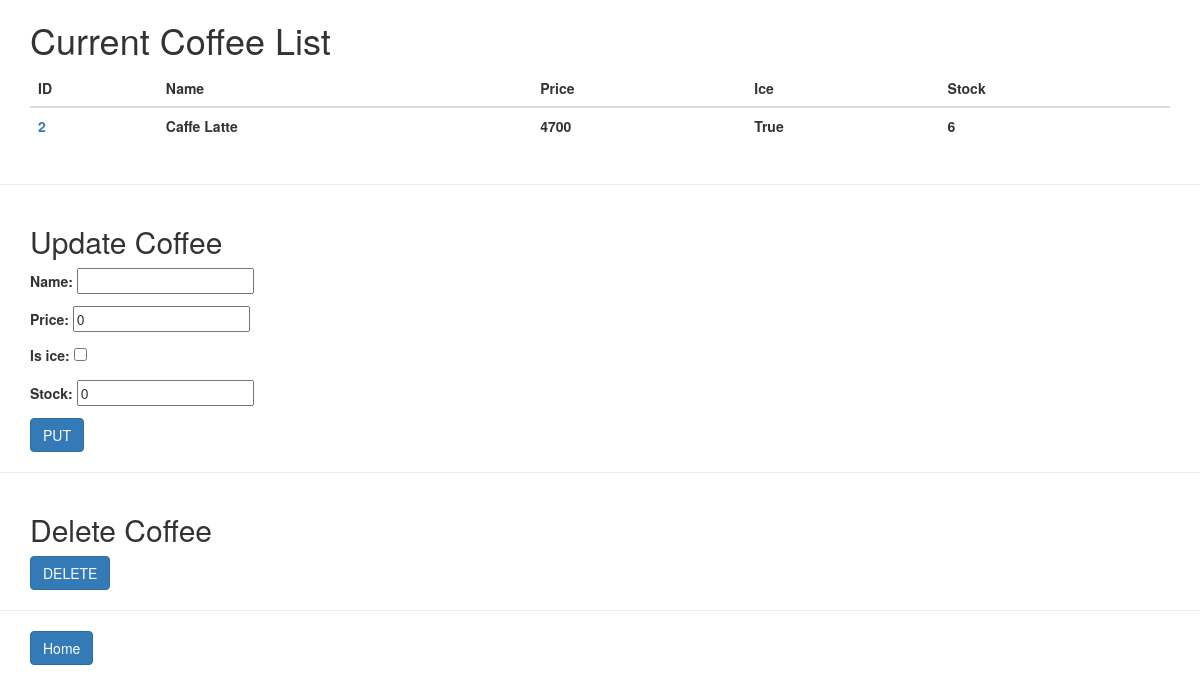
The app's page /coffees/2/ with its own data.
### stock/models.py (models this page shows, shortened)
class Coffee(models.Model):
    cid = models.AutoField(primary_key=True)
    name = models.CharField(default="", max_length=30, unique=True)
    price = models.IntegerField(default=0)
    is_ice = models.BooleanField(default=False)
    stock = models.IntegerField(default=0)

### stock/views.py (the view, shortened to what this page needs)
# urls.py: path('coffees/', coffee_view),
def coffee_view(request, pk=None):
    if pk:
        try:
            coffee = Coffee.objects.get(cid=pk)
        except Exception as err:
            return HttpResponse(f"Coffee ID '{pk}' does not exist!")
        method = request.POST.get('_method', '')
        print(method)
        coffee_all = [coffee]
        put_form = CoffeeForm()
        return render(request, 'coffee.html', {
        "coffee_list" : coffee_all,
        "coffee_put" : put_form,
        "pk":pk
        })

### stock/forms.py
class CoffeeForm(forms.ModelForm):
    class Meta:
        model = Coffee
        fields = ('name', 'price', 'is_ice', 'stock')

### stock/template/coffee.html (shortened to what this page needs)
<!DOCTYPE html>
<html>
    <head>
        <link rel="stylesheet" href="https://maxcdn.bootstrapcdn.com/bootstrap/3.3.2/css/bootstrap.min.css">
    </head>
    <body>
        <div class="container">
            <h1>Current Coffee List</h1>
            <table class="table">
                <thead>
                    <tr>
                        <th scope="col">ID</th>
                        <th scope="col">Name</th>
                        <th scope="col">Price</th>
                        <th scope="col">Ice</th>
                        <th scope="col">Stock</th>
                    </tr>
                </thead>
                <tbody>
                    {% for coffee in coffee_list %}
                        <tr>
                            <th scope="col"><a  href="/coffees/{{ coffee.cid }}">{{ coffee.cid }}</a></th>
                            <th scope="col">{{ coffee.name }}</th>
                            <th scope="col">{{ coffee.price }}</th>
                            <th scope="col">{{ coffee.is_ice }}</th>
                            <th scope="col">{{ coffee.stock }}</th>
                        </tr>
                    {% endfor %}
                </tbody>
            </table>
        </div>
        <hr color="black">
    {% if not pk %}
        <div class="container">
            <h2>Add New Coffee</h2>
            <form method="POST">{% csrf_token %}
                {{ coffee_post.as_p }}
                <button class="btn btn-primary" type="submit">POST</button>
            </form>
        </div>
    {% else %}
        <div class="container">
            <h2>Update Coffee</h2>
            <form method="POST">{% csrf_token %}
                {{ coffee_put.as_p }}
                <input class="btn btn-primary" type="submit" value="PUT">
            </form>
        </div>
        <hr color="black">
        <div class="container">
            <h2>Delete Coffee</h2>
            <form method="POST">{% csrf_token %}
                <input class="btn btn-primary" type="submit" value="DELETE">
            </form>
        </div>
    {% endif %}
    <hr>
    <div class="container"iv>
        <button class="btn btn-primary" onclick="location.href = '/'">
            Home
        </button>
    </div>
    </body>
</html>

### records on screen
Coffee: cid "2", name "Caffe Latte", price "4700", is_ice "True", stock "6"
